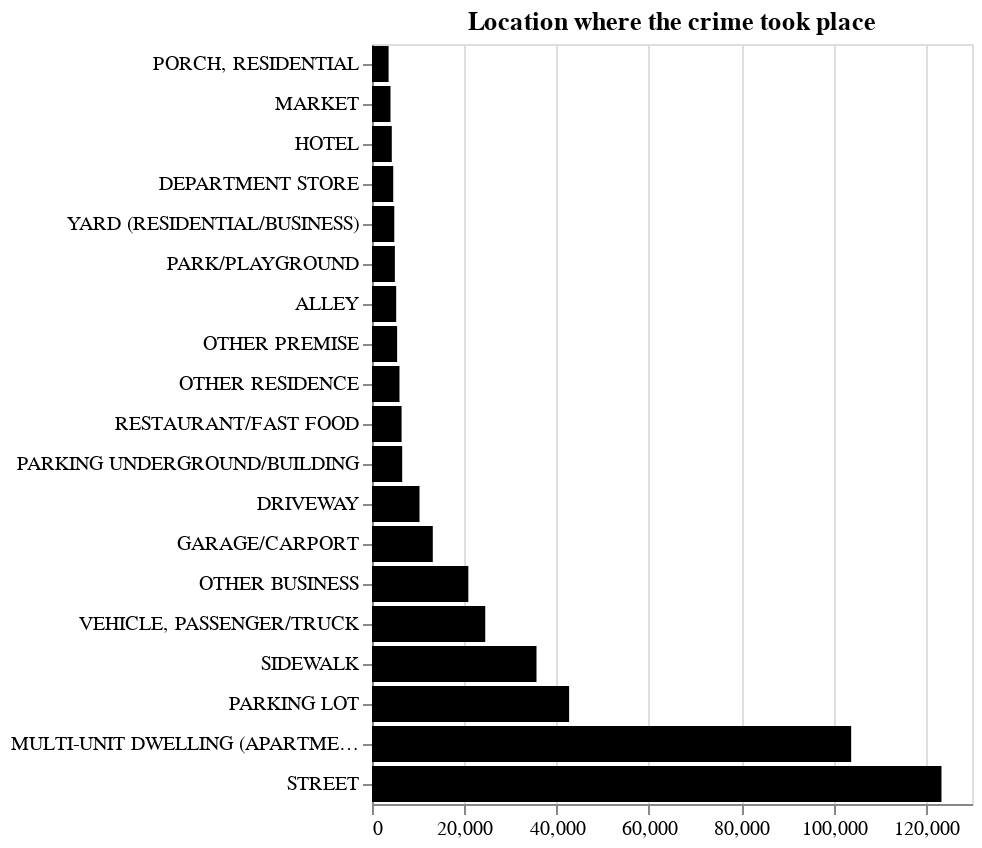

Notebook cell for this chart:
### Code cell
crime_place_original = df_clean.groupby('Premis Desc').size().sort_values(ascending=False).reset_index(name='COUNT')
alt.Chart(crime_place_original.iloc[1:20,], title='Location where the crime took place').mark_bar(color='black').encode(
    alt.X('COUNT', title=''),
    alt.Y('Premis Desc', sort='x', title='')
)

### Figure 1 — Vega specification as saved in the notebook (floating-point values rounded to 4 significant figures)
{"$schema": "https://vega.github.io/schema/vega/v5.json", "data": [{"name": "source_0"}, {"name": "data_0", "values": [{"COUNT": 123385, "COUNT_end": 123400.0, "COUNT_start": 0.0, "Premis Desc": "STREET"}, {"COUNT": 103821, "COUNT_end": 103800.0, "COUNT_start": 0.0, "Premis Desc": "MULTI-UNIT DWELLING (APARTMENT, DUPLEX, ETC)"}, {"COUNT": 42707, "COUNT_end": 42710.0, "COUNT_start": 0.0, "Premis Desc": "PARKING LOT"}, {"COUNT": 35641, "COUNT_end": 35640.0, "COUNT_start": 0.0, "Premis Desc": "SIDEWALK"}, {"COUNT": 24537, "COUNT_end": 24540.0, "COUNT_start": 0.0, "Premis Desc": "VEHICLE, PASSENGER/TRUCK"}, {"COUNT": 20874, "COUNT_end": 20870.0, "COUNT_start": 0.0, "Premis Desc": "OTHER BUSINESS"}, {"COUNT": 13173, "COUNT_end": 13170.0, "COUNT_start": 0.0, "Premis Desc": "GARAGE/CARPORT"}, {"COUNT": 10293, "COUNT_end": 10290.0, "COUNT_start": 0.0, "Premis Desc": "DRIVEWAY"}, {"COUNT": 6540, "COUNT_end": 6540.0, "COUNT_start": 0.0, "Premis Desc": "PARKING UNDERGROUND/BUILDING"}, {"COUNT": 6411, "COUNT_end": 6411.0, "COUNT_start": 0.0, "Premis Desc": "RESTAURANT/FAST FOOD"}, {"COUNT": 5955, "COUNT_end": 5955.0, "COUNT_start": 0.0, "Premis Desc": "OTHER RESIDENCE"}, {"COUNT": 5444, "COUNT_end": 5444.0, "COUNT_start": 0.0, "Premis Desc": "OTHER PREMISE"}, {"COUNT": 5238, "COUNT_end": 5238.0, "COUNT_start": 0.0, "Premis Desc": "ALLEY"}, {"COUNT": 4955, "COUNT_end": 4955.0, "COUNT_start": 0.0, "Premis Desc": "PARK/PLAYGROUND"}, {"COUNT": 4828, "COUNT_end": 4828.0, "COUNT_start": 0.0, "Premis Desc": "YARD (RESIDENTIAL/BUSINESS)"}, {"COUNT": 4601, "COUNT_end": 4601.0, "COUNT_start": 0.0, "Premis Desc": "DEPARTMENT STORE"}, {"COUNT": 4286, "COUNT_end": 4286.0, "COUNT_start": 0.0, "Premis Desc": "HOTEL"}, {"COUNT": 4009, "COUNT_end": 4009.0, "COUNT_start": 0.0, "Premis Desc": "MARKET"}, {"COUNT": 3595, "COUNT_end": 3595.0, "COUNT_start": 0.0, "Premis Desc": "PORCH, RESIDENTIAL"}]}, {"name": "source_0_y_domain_Premis Desc", "values": [{"Premis Desc": "STREET", "sort_field": 123385}, {"Premis Desc": "MULTI-UNIT DWELLING (APARTMENT, DUPLEX, ETC)", "sort_field": 103821}, {"Premis Desc": "PARKING LOT", "sort_field": 42707}, {"Premis Desc": "SIDEWALK", "sort_field": 35641}, {"Premis Desc": "VEHICLE, PASSENGER/TRUCK", "sort_field": 24537}, {"Premis Desc": "OTHER BUSINESS", "sort_field": 20874}, {"Premis Desc": "GARAGE/CARPORT", "sort_field": 13173}, {"Premis Desc": "DRIVEWAY", "sort_field": 10293}, {"Premis Desc": "PARKING UNDERGROUND/BUILDING", "sort_field": 6540}, {"Premis Desc": "RESTAURANT/FAST FOOD", "sort_field": 6411}, {"Premis Desc": "OTHER RESIDENCE", "sort_field": 5955}, {"Premis Desc": "OTHER PREMISE", "sort_field": 5444}, {"Premis Desc": "ALLEY", "sort_field": 5238}, {"Premis Desc": "PARK/PLAYGROUND", "sort_field": 4955}, {"Premis Desc": "YARD (RESIDENTIAL/BUSINESS)", "sort_field": 4828}, {"Premis Desc": "DEPARTMENT STORE", "sort_field": 4601}, {"Premis Desc": "HOTEL", "sort_field": 4286}, {"Premis Desc": "MARKET", "sort_field": 4009}, {"Premis Desc": "PORCH, RESIDENTIAL", "sort_field": 3595}]}], "signals": [{"name": "y_step", "value": 20}, {"name": "height", "update": "bandspace(domain('y').length, 0.1, 0.05) * y_step"}], "marks": [{"type": "rect", "name": "marks", "from": {"data": "data_0"}, "encode": {"update": {"x": {"field": "COUNT_end", "scale": "x"}, "ariaRoleDescription": {"value": "bar"}, "y": {"field": "Premis Desc", "scale": "y"}, "x2": {"field": "COUNT_start", "scale": "x"}, "fill": {"value": "black"}, "height": {"signal": "max(0.25, bandwidth('y'))"}, "description": {"signal": "\"COUNT: \" + (format(datum[\"COUNT\"], \"\")) + \"; Premis Desc: \" + (isValid(datum[\"Premis Desc\"]) ? datum[\"Premis Desc\"] : \"\"+datum[\"Premis Desc\"])"}}}, "style": ["bar"]}], "scales": [{"name": "x", "type": "linear", "domain": {"data": "data_0", "fields": ["COUNT_start", "COUNT_end"]}, "range": [0, {"signal": "width"}], "nice": true, "zero": true}, {"name": "y", "type": "band", "domain": {"data": "source_0_y_domain_Premis Desc", "field": "Premis Desc", "sort": {"op": "max", "field": "sort_field"}}, "range": {"step": {"signal": "y_step"}}, "paddingInner": 0.1, "paddingOuter": 0.05}], "axes": [{"scale": "x", "ticks": false, "minExtent": 0, "gridScale": "y", "tickCount": {"signal": "ceil(width/40)"}, "grid": true, "aria": false, "domain": false, "orient": "bottom", "maxExtent": 0, "zindex": 0, "labels": false}, {"scale": "x", "grid": false, "orient": "bottom", "labelFlush": true, "labelOverlap": true, "tickCount": {"signal": "ceil(width/40)"}, "zindex": 0}, {"scale": "y", "grid": false, "orient": "left", "zindex": 0}], "title": {"text": "Location where the crime took place", "frame": "group"}, "padding": 5, "background": "white", "style": "cell", "width": 300}
